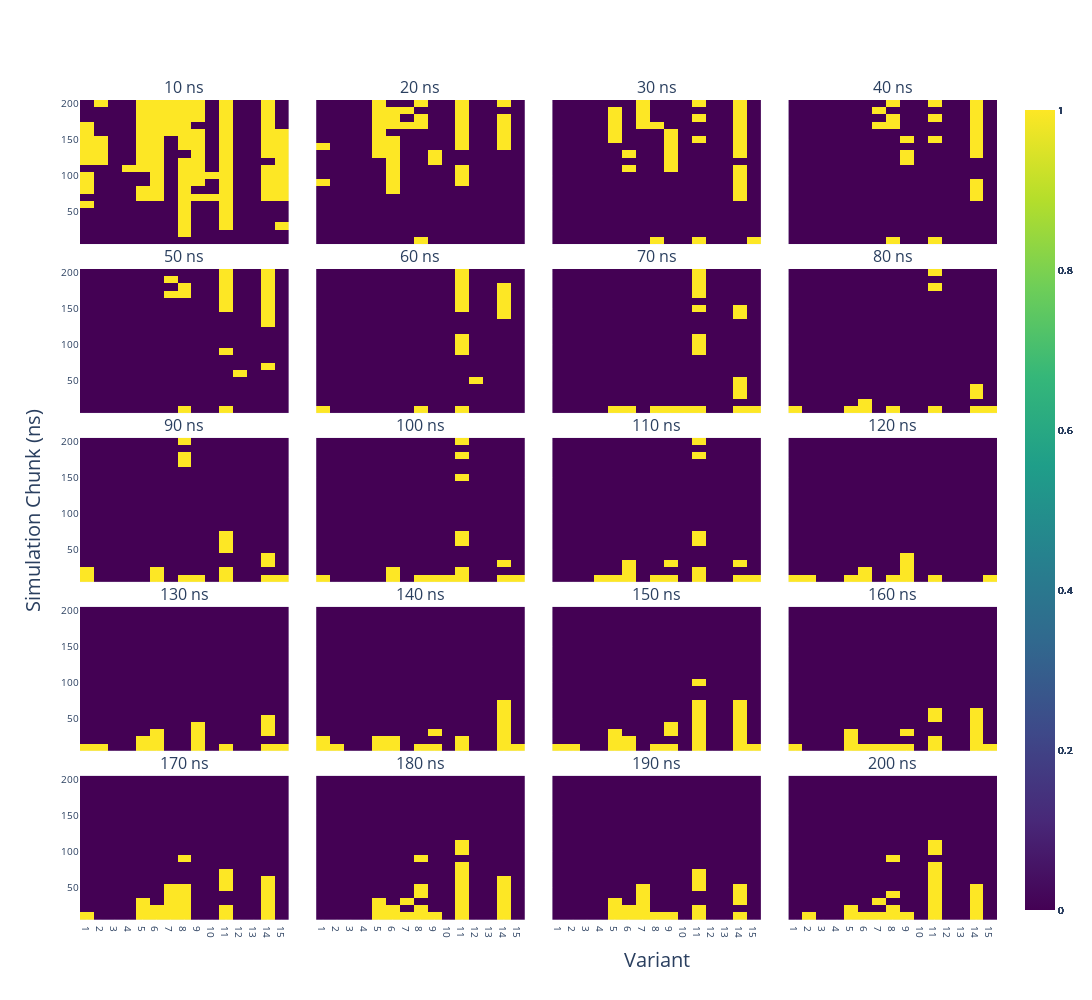

This figure's notebook cell:
### Code cell
import plotly.subplots as sp

fig = sp.make_subplots(rows=5, cols=4, subplot_titles=[f"{i*10} ns" for i in range(1,21)], 
                       shared_xaxes=True, shared_yaxes=True, vertical_spacing=0.03, horizontal_spacing=0.03, 
                       column_width=[0.8]*4, row_heights=[0.2, 0.2, 0.2, 0.2, 0.2], specs=[[{'type': 'heatmap'}]*4]*5, 
                       print_grid=False, )
fig.update_layout(height=1000, width=1200, font=dict(size=10))

for i in range(1, 21):
    results = []
    for j in range(1, 21):
        row = []
        for c in range(0, 15):
            f_value, p_value = stats.f_oneway(dfs[j-1].iloc[:, c], dfs[i-1].iloc[:, c])
            if p_value < 0.05:
                row.append(1)
            else:
                row.append(0)
        results.append(row)
    results = np.array(results)
    percentage = 100 * np.count_nonzero(results) / results.size
    print(f"Percentage of significant's over the total for {(i)*10}: {percentage:.2f}%")
    
    heatmap = go.Heatmap(z=results, x=[i for i in range(1,16)], y=[(j)*10 for j in range(1,21)], colorscale='Viridis')
    row = (i-1) // 4 + 1
    col = (i-1) % 4 + 1
    fig.add_trace(heatmap, row=row, col=col)
    
    # Update x-axis properties
    fig.update_xaxes(tickmode='array', tickvals=[i for i in range(1,16)], row=row, col=col)
    
fig.update_xaxes(title_text='Variant', row=5, col=3, title_font=dict(size=20), automargin=True)
fig.update_yaxes(title_text='Simulation Chunk (ns)', row=3, col=1, title_font=dict(size=20))

fig.show()

### Figure 1 — Plotly figure (JSON) as saved in the notebook; plotly's stock layout.template omitted (floating-point values rounded to 4 significant figures; data arrays with more than 128 entries replaced by an {"elided": "..."} marker saying what was removed)
{"data": [{"colorscale": [[0, "#440154"], [0.1111, "#482878"], [0.2222, "#3e4989"], [0.3333, "#31688e"], [0.4444, "#26828e"], [0.5556, "#1f9e89"], [0.6667, "#35b779"], [0.7778, "#6ece58"], [0.8889, "#b5de2b"], [1, "#fde725"]], "type": "heatmap", "x": [1, 2, 3, 4, 5, 6, 7, 8, 9, 10, 11, 12, 13, 14, 15], "xaxis": "x", "y": [10, 20, 30, 40, 50, 60, 70, 80, 90, 100, 110, 120, 130, 140, 150, 160, 170, 180, 190, 200], "yaxis": "y", "z": {"elided": "20x15 int values"}}, {"colorscale": [[0, "#440154"], [0.1111, "#482878"], [0.2222, "#3e4989"], [0.3333, "#31688e"], [0.4444, "#26828e"], [0.5556, "#1f9e89"], [0.6667, "#35b779"], [0.7778, "#6ece58"], [0.8889, "#b5de2b"], [1, "#fde725"]], "type": "heatmap", "x": [1, 2, 3, 4, 5, 6, 7, 8, 9, 10, 11, 12, 13, 14, 15], "xaxis": "x2", "y": [10, 20, 30, 40, 50, 60, 70, 80, 90, 100, 110, 120, 130, 140, 150, 160, 170, 180, 190, 200], "yaxis": "y2", "z": {"elided": "20x15 int values"}}, {"colorscale": [[0, "#440154"], [0.1111, "#482878"], [0.2222, "#3e4989"], [0.3333, "#31688e"], [0.4444, "#26828e"], [0.5556, "#1f9e89"], [0.6667, "#35b779"], [0.7778, "#6ece58"], [0.8889, "#b5de2b"], [1, "#fde725"]], "type": "heatmap", "x": [1, 2, 3, 4, 5, 6, 7, 8, 9, 10, 11, 12, 13, 14, 15], "xaxis": "x3", "y": [10, 20, 30, 40, 50, 60, 70, 80, 90, 100, 110, 120, 130, 140, 150, 160, 170, 180, 190, 200], "yaxis": "y3", "z": {"elided": "20x15 int values"}}, {"colorscale": [[0, "#440154"], [0.1111, "#482878"], [0.2222, "#3e4989"], [0.3333, "#31688e"], [0.4444, "#26828e"], [0.5556, "#1f9e89"], [0.6667, "#35b779"], [0.7778, "#6ece58"], [0.8889, "#b5de2b"], [1, "#fde725"]], "type": "heatmap", "x": [1, 2, 3, 4, 5, 6, 7, 8, 9, 10, 11, 12, 13, 14, 15], "xaxis": "x4", "y": [10, 20, 30, 40, 50, 60, 70, 80, 90, 100, 110, 120, 130, 140, 150, 160, 170, 180, 190, 200], "yaxis": "y4", "z": {"elided": "20x15 int values"}}, {"colorscale": [[0, "#440154"], [0.1111, "#482878"], [0.2222, "#3e4989"], [0.3333, "#31688e"], [0.4444, "#26828e"], [0.5556, "#1f9e89"], [0.6667, "#35b779"], [0.7778, "#6ece58"], [0.8889, "#b5de2b"], [1, "#fde725"]], "type": "heatmap", "x": [1, 2, 3, 4, 5, 6, 7, 8, 9, 10, 11, 12, 13, 14, 15], "xaxis": "x5", "y": [10, 20, 30, 40, 50, 60, 70, 80, 90, 100, 110, 120, 130, 140, 150, 160, 170, 180, 190, 200], "yaxis": "y5", "z": {"elided": "20x15 int values"}}, {"colorscale": [[0, "#440154"], [0.1111, "#482878"], [0.2222, "#3e4989"], [0.3333, "#31688e"], [0.4444, "#26828e"], [0.5556, "#1f9e89"], [0.6667, "#35b779"], [0.7778, "#6ece58"], [0.8889, "#b5de2b"], [1, "#fde725"]], "type": "heatmap", "x": [1, 2, 3, 4, 5, 6, 7, 8, 9, 10, 11, 12, 13, 14, 15], "xaxis": "x6", "y": [10, 20, 30, 40, 50, 60, 70, 80, 90, 100, 110, 120, 130, 140, 150, 160, 170, 180, 190, 200], "yaxis": "y6", "z": {"elided": "20x15 int values"}}, {"colorscale": [[0, "#440154"], [0.1111, "#482878"], [0.2222, "#3e4989"], [0.3333, "#31688e"], [0.4444, "#26828e"], [0.5556, "#1f9e89"], [0.6667, "#35b779"], [0.7778, "#6ece58"], [0.8889, "#b5de2b"], [1, "#fde725"]], "type": "heatmap", "x": [1, 2, 3, 4, 5, 6, 7, 8, 9, 10, 11, 12, 13, 14, 15], "xaxis": "x7", "y": [10, 20, 30, 40, 50, 60, 70, 80, 90, 100, 110, 120, 130, 140, 150, 160, 170, 180, 190, 200], "yaxis": "y7", "z": {"elided": "20x15 int values"}}, {"colorscale": [[0, "#440154"], [0.1111, "#482878"], [0.2222, "#3e4989"], [0.3333, "#31688e"], [0.4444, "#26828e"], [0.5556, "#1f9e89"], [0.6667, "#35b779"], [0.7778, "#6ece58"], [0.8889, "#b5de2b"], [1, "#fde725"]], "type": "heatmap", "x": [1, 2, 3, 4, 5, 6, 7, 8, 9, 10, 11, 12, 13, 14, 15], "xaxis": "x8", "y": [10, 20, 30, 40, 50, 60, 70, 80, 90, 100, 110, 120, 130, 140, 150, 160, 170, 180, 190, 200], "yaxis": "y8", "z": {"elided": "20x15 int values"}}, {"colorscale": [[0, "#440154"], [0.1111, "#482878"], [0.2222, "#3e4989"], [0.3333, "#31688e"], [0.4444, "#26828e"], [0.5556, "#1f9e89"], [0.6667, "#35b779"], [0.7778, "#6ece58"], [0.8889, "#b5de2b"], [1, "#fde725"]], "type": "heatmap", "x": [1, 2, 3, 4, 5, 6, 7, 8, 9, 10, 11, 12, 13, 14, 15], "xaxis": "x9", "y": [10, 20, 30, 40, 50, 60, 70, 80, 90, 100, 110, 120, 130, 140, 150, 160, 170, 180, 190, 200], "yaxis": "y9", "z": {"elided": "20x15 int values"}}, {"colorscale": [[0, "#440154"], [0.1111, "#482878"], [0.2222, "#3e4989"], [0.3333, "#31688e"], [0.4444, "#26828e"], [0.5556, "#1f9e89"], [0.6667, "#35b779"], [0.7778, "#6ece58"], [0.8889, "#b5de2b"], [1, "#fde725"]], "type": "heatmap", "x": [1, 2, 3, 4, 5, 6, 7, 8, 9, 10, 11, 12, 13, 14, 15], "xaxis": "x10", "y": [10, 20, 30, 40, 50, 60, 70, 80, 90, 100, 110, 120, 130, 140, 150, 160, 170, 180, 190, 200], "yaxis": "y10", "z": {"elided": "20x15 int values"}}, {"colorscale": [[0, "#440154"], [0.1111, "#482878"], [0.2222, "#3e4989"], [0.3333, "#31688e"], [0.4444, "#26828e"], [0.5556, "#1f9e89"], [0.6667, "#35b779"], [0.7778, "#6ece58"], [0.8889, "#b5de2b"], [1, "#fde725"]], "type": "heatmap", "x": [1, 2, 3, 4, 5, 6, 7, 8, 9, 10, 11, 12, 13, 14, 15], "xaxis": "x11", "y": [10, 20, 30, 40, 50, 60, 70, 80, 90, 100, 110, 120, 130, 140, 150, 160, 170, 180, 190, 200], "yaxis": "y11", "z": {"elided": "20x15 int values"}}, {"colorscale": [[0, "#440154"], [0.1111, "#482878"], [0.2222, "#3e4989"], [0.3333, "#31688e"], [0.4444, "#26828e"], [0.5556, "#1f9e89"], [0.6667, "#35b779"], [0.7778, "#6ece58"], [0.8889, "#b5de2b"], [1, "#fde725"]], "type": "heatmap", "x": [1, 2, 3, 4, 5, 6, 7, 8, 9, 10, 11, 12, 13, 14, 15], "xaxis": "x12", "y": [10, 20, 30, 40, 50, 60, 70, 80, 90, 100, 110, 120, 130, 140, 150, 160, 170, 180, 190, 200], "yaxis": "y12", "z": {"elided": "20x15 int values"}}, {"colorscale": [[0, "#440154"], [0.1111, "#482878"], [0.2222, "#3e4989"], [0.3333, "#31688e"], [0.4444, "#26828e"], [0.5556, "#1f9e89"], [0.6667, "#35b779"], [0.7778, "#6ece58"], [0.8889, "#b5de2b"], [1, "#fde725"]], "type": "heatmap", "x": [1, 2, 3, 4, 5, 6, 7, 8, 9, 10, 11, 12, 13, 14, 15], "xaxis": "x13", "y": [10, 20, 30, 40, 50, 60, 70, 80, 90, 100, 110, 120, 130, 140, 150, 160, 170, 180, 190, 200], "yaxis": "y13", "z": {"elided": "20x15 int values"}}, {"colorscale": [[0, "#440154"], [0.1111, "#482878"], [0.2222, "#3e4989"], [0.3333, "#31688e"], [0.4444, "#26828e"], [0.5556, "#1f9e89"], [0.6667, "#35b779"], [0.7778, "#6ece58"], [0.8889, "#b5de2b"], [1, "#fde725"]], "type": "heatmap", "x": [1, 2, 3, 4, 5, 6, 7, 8, 9, 10, 11, 12, 13, 14, 15], "xaxis": "x14", "y": [10, 20, 30, 40, 50, 60, 70, 80, 90, 100, 110, 120, 130, 140, 150, 160, 170, 180, 190, 200], "yaxis": "y14", "z": {"elided": "20x15 int values"}}, {"colorscale": [[0, "#440154"], [0.1111, "#482878"], [0.2222, "#3e4989"], [0.3333, "#31688e"], [0.4444, "#26828e"], [0.5556, "#1f9e89"], [0.6667, "#35b779"], [0.7778, "#6ece58"], [0.8889, "#b5de2b"], [1, "#fde725"]], "type": "heatmap", "x": [1, 2, 3, 4, 5, 6, 7, 8, 9, 10, 11, 12, 13, 14, 15], "xaxis": "x15", "y": [10, 20, 30, 40, 50, 60, 70, 80, 90, 100, 110, 120, 130, 140, 150, 160, 170, 180, 190, 200], "yaxis": "y15", "z": {"elided": "20x15 int values"}}, {"colorscale": [[0, "#440154"], [0.1111, "#482878"], [0.2222, "#3e4989"], [0.3333, "#31688e"], [0.4444, "#26828e"], [0.5556, "#1f9e89"], [0.6667, "#35b779"], [0.7778, "#6ece58"], [0.8889, "#b5de2b"], [1, "#fde725"]], "type": "heatmap", "x": [1, 2, 3, 4, 5, 6, 7, 8, 9, 10, 11, 12, 13, 14, 15], "xaxis": "x16", "y": [10, 20, 30, 40, 50, 60, 70, 80, 90, 100, 110, 120, 130, 140, 150, 160, 170, 180, 190, 200], "yaxis": "y16", "z": {"elided": "20x15 int values"}}, {"colorscale": [[0, "#440154"], [0.1111, "#482878"], [0.2222, "#3e4989"], [0.3333, "#31688e"], [0.4444, "#26828e"], [0.5556, "#1f9e89"], [0.6667, "#35b779"], [0.7778, "#6ece58"], [0.8889, "#b5de2b"], [1, "#fde725"]], "type": "heatmap", "x": [1, 2, 3, 4, 5, 6, 7, 8, 9, 10, 11, 12, 13, 14, 15], "xaxis": "x17", "y": [10, 20, 30, 40, 50, 60, 70, 80, 90, 100, 110, 120, 130, 140, 150, 160, 170, 180, 190, 200], "yaxis": "y17", "z": {"elided": "20x15 int values"}}, {"colorscale": [[0, "#440154"], [0.1111, "#482878"], [0.2222, "#3e4989"], [0.3333, "#31688e"], [0.4444, "#26828e"], [0.5556, "#1f9e89"], [0.6667, "#35b779"], [0.7778, "#6ece58"], [0.8889, "#b5de2b"], [1, "#fde725"]], "type": "heatmap", "x": [1, 2, 3, 4, 5, 6, 7, 8, 9, 10, 11, 12, 13, 14, 15], "xaxis": "x18", "y": [10, 20, 30, 40, 50, 60, 70, 80, 90, 100, 110, 120, 130, 140, 150, 160, 170, 180, 190, 200], "yaxis": "y18", "z": {"elided": "20x15 int values"}}, {"colorscale": [[0, "#440154"], [0.1111, "#482878"], [0.2222, "#3e4989"], [0.3333, "#31688e"], [0.4444, "#26828e"], [0.5556, "#1f9e89"], [0.6667, "#35b779"], [0.7778, "#6ece58"], [0.8889, "#b5de2b"], [1, "#fde725"]], "type": "heatmap", "x": [1, 2, 3, 4, 5, 6, 7, 8, 9, 10, 11, 12, 13, 14, 15], "xaxis": "x19", "y": [10, 20, 30, 40, 50, 60, 70, 80, 90, 100, 110, 120, 130, 140, 150, 160, 170, 180, 190, 200], "yaxis": "y19", "z": {"elided": "20x15 int values"}}, {"colorscale": [[0, "#440154"], [0.1111, "#482878"], [0.2222, "#3e4989"], [0.3333, "#31688e"], [0.4444, "#26828e"], [0.5556, "#1f9e89"], [0.6667, "#35b779"], [0.7778, "#6ece58"], [0.8889, "#b5de2b"], [1, "#fde725"]], "type": "heatmap", "x": [1, 2, 3, 4, 5, 6, 7, 8, 9, 10, 11, 12, 13, 14, 15], "xaxis": "x20", "y": [10, 20, 30, 40, 50, 60, 70, 80, 90, 100, 110, 120, 130, 140, 150, 160, 170, 180, 190, 200], "yaxis": "y20", "z": {"elided": "20x15 int values"}}], "layout": {"annotations": [{"font": {"size": 16}, "showarrow": false, "text": "10 ns", "x": 0.1138, "xanchor": "center", "xref": "paper", "y": 1, "yanchor": "bottom", "yref": "paper"}, {"font": {"size": 16}, "showarrow": false, "text": "20 ns", "x": 0.3712, "xanchor": "center", "xref": "paper", "y": 1, "yanchor": "bottom", "yref": "paper"}, {"font": {"size": 16}, "showarrow": false, "text": "30 ns", "x": 0.6288, "xanchor": "center", "xref": "paper", "y": 1, "yanchor": "bottom", "yref": "paper"}, {"font": {"size": 16}, "showarrow": false, "text": "40 ns", "x": 0.8862, "xanchor": "center", "xref": "paper", "y": 1, "yanchor": "bottom", "yref": "paper"}, {"font": {"size": 16}, "showarrow": false, "text": "50 ns", "x": 0.1138, "xanchor": "center", "xref": "paper", "y": 0.794, "yanchor": "bottom", "yref": "paper"}, {"font": {"size": 16}, "showarrow": false, "text": "60 ns", "x": 0.3712, "xanchor": "center", "xref": "paper", "y": 0.794, "yanchor": "bottom", "yref": "paper"}, {"font": {"size": 16}, "showarrow": false, "text": "70 ns", "x": 0.6288, "xanchor": "center", "xref": "paper", "y": 0.794, "yanchor": "bottom", "yref": "paper"}, {"font": {"size": 16}, "showarrow": false, "text": "80 ns", "x": 0.8862, "xanchor": "center", "xref": "paper", "y": 0.794, "yanchor": "bottom", "yref": "paper"}, {"font": {"size": 16}, "showarrow": false, "text": "90 ns", "x": 0.1138, "xanchor": "center", "xref": "paper", "y": 0.588, "yanchor": "bottom", "yref": "paper"}, {"font": {"size": 16}, "showarrow": false, "text": "100 ns", "x": 0.3712, "xanchor": "center", "xref": "paper", "y": 0.588, "yanchor": "bottom", "yref": "paper"}, {"font": {"size": 16}, "showarrow": false, "text": "110 ns", "x": 0.6288, "xanchor": "center", "xref": "paper", "y": 0.588, "yanchor": "bottom", "yref": "paper"}, {"font": {"size": 16}, "showarrow": false, "text": "120 ns", "x": 0.8862, "xanchor": "center", "xref": "paper", "y": 0.588, "yanchor": "bottom", "yref": "paper"}, {"font": {"size": 16}, "showarrow": false, "text": "130 ns", "x": 0.1138, "xanchor": "center", "xref": "paper", "y": 0.382, "yanchor": "bottom", "yref": "paper"}, {"font": {"size": 16}, "showarrow": false, "text": "140 ns", "x": 0.3712, "xanchor": "center", "xref": "paper", "y": 0.382, "yanchor": "bottom", "yref": "paper"}, {"font": {"size": 16}, "showarrow": false, "text": "150 ns", "x": 0.6288, "xanchor": "center", "xref": "paper", "y": 0.382, "yanchor": "bottom", "yref": "paper"}, {"font": {"size": 16}, "showarrow": false, "text": "160 ns", "x": 0.8862, "xanchor": "center", "xref": "paper", "y": 0.382, "yanchor": "bottom", "yref": "paper"}, {"font": {"size": 16}, "showarrow": false, "text": "170 ns", "x": 0.1138, "xanchor": "center", "xref": "paper", "y": 0.176, "yanchor": "bottom", "yref": "paper"}, {"font": {"size": 16}, "showarrow": false, "text": "180 ns", "x": 0.3712, "xanchor": "center", "xref": "paper", "y": 0.176, "yanchor": "bottom", "yref": "paper"}, {"font": {"size": 16}, "showarrow": false, "text": "190 ns", "x": 0.6288, "xanchor": "center", "xref": "paper", "y": 0.176, "yanchor": "bottom", "yref": "paper"}, {"font": {"size": 16}, "showarrow": false, "text": "200 ns", "x": 0.8862, "xanchor": "center", "xref": "paper", "y": 0.176, "yanchor": "bottom", "yref": "paper"}], "font": {"size": 10}, "height": 1000, "width": 1200, "xaxis": {"anchor": "y", "domain": [0, 0.2275], "matches": "x17", "showticklabels": false, "tickmode": "array", "tickvals": [1, 2, 3, 4, 5, 6, 7, 8, 9, 10, 11, 12, 13, 14, 15]}, "xaxis10": {"anchor": "y10", "domain": [0.2575, 0.485], "matches": "x18", "showticklabels": false, "tickmode": "array", "tickvals": [1, 2, 3, 4, 5, 6, 7, 8, 9, 10, 11, 12, 13, 14, 15]}, "xaxis11": {"anchor": "y11", "domain": [0.515, 0.7425], "matches": "x19", "showticklabels": false, "tickmode": "array", "tickvals": [1, 2, 3, 4, 5, 6, 7, 8, 9, 10, 11, 12, 13, 14, 15]}, "xaxis12": {"anchor": "y12", "domain": [0.7725, 1], "matches": "x20", "showticklabels": false, "tickmode": "array", "tickvals": [1, 2, 3, 4, 5, 6, 7, 8, 9, 10, 11, 12, 13, 14, 15]}, "xaxis13": {"anchor": "y13", "domain": [0, 0.2275], "matches": "x17", "showticklabels": false, "tickmode": "array", "tickvals": [1, 2, 3, 4, 5, 6, 7, 8, 9, 10, 11, 12, 13, 14, 15]}, "xaxis14": {"anchor": "y14", "domain": [0.2575, 0.485], "matches": "x18", "showticklabels": false, "tickmode": "array", "tickvals": [1, 2, 3, 4, 5, 6, 7, 8, 9, 10, 11, 12, 13, 14, 15]}, "xaxis15": {"anchor": "y15", "domain": [0.515, 0.7425], "matches": "x19", "showticklabels": false, "tickmode": "array", "tickvals": [1, 2, 3, 4, 5, 6, 7, 8, 9, 10, 11, 12, 13, 14, 15]}, "xaxis16": {"anchor": "y16", "domain": [0.7725, 1], "matches": "x20", "showticklabels": false, "tickmode": "array", "tickvals": [1, 2, 3, 4, 5, 6, 7, 8, 9, 10, 11, 12, 13, 14, 15]}, "xaxis17": {"anchor": "y17", "domain": [0, 0.2275], "tickmode": "array", "tickvals": [1, 2, 3, 4, 5, 6, 7, 8, 9, 10, 11, 12, 13, 14, 15]}, "xaxis18": {"anchor": "y18", "domain": [0.2575, 0.485], "tickmode": "array", "tickvals": [1, 2, 3, 4, 5, 6, 7, 8, 9, 10, 11, 12, 13, 14, 15]}, "xaxis19": {"anchor": "y19", "automargin": true, "domain": [0.515, 0.7425], "tickmode": "array", "tickvals": [1, 2, 3, 4, 5, 6, 7, 8, 9, 10, 11, 12, 13, 14, 15], "title": {"font": {"size": 20}, "text": "Variant"}}, "xaxis2": {"anchor": "y2", "domain": [0.2575, 0.485], "matches": "x18", "showticklabels": false, "tickmode": "array", "tickvals": [1, 2, 3, 4, 5, 6, 7, 8, 9, 10, 11, 12, 13, 14, 15]}, "xaxis20": {"anchor": "y20", "domain": [0.7725, 1], "tickmode": "array", "tickvals": [1, 2, 3, 4, 5, 6, 7, 8, 9, 10, 11, 12, 13, 14, 15]}, "xaxis3": {"anchor": "y3", "domain": [0.515, 0.7425], "matches": "x19", "showticklabels": false, "tickmode": "array", "tickvals": [1, 2, 3, 4, 5, 6, 7, 8, 9, 10, 11, 12, 13, 14, 15]}, "xaxis4": {"anchor": "y4", "domain": [0.7725, 1], "matches": "x20", "showticklabels": false, "tickmode": "array", "tickvals": [1, 2, 3, 4, 5, 6, 7, 8, 9, 10, 11, 12, 13, 14, 15]}, "xaxis5": {"anchor": "y5", "domain": [0, 0.2275], "matches": "x17", "showticklabels": false, "tickmode": "array", "tickvals": [1, 2, 3, 4, 5, 6, 7, 8, 9, 10, 11, 12, 13, 14, 15]}, "xaxis6": {"anchor": "y6", "domain": [0.2575, 0.485], "matches": "x18", "showticklabels": false, "tickmode": "array", "tickvals": [1, 2, 3, 4, 5, 6, 7, 8, 9, 10, 11, 12, 13, 14, 15]}, "xaxis7": {"anchor": "y7", "domain": [0.515, 0.7425], "matches": "x19", "showticklabels": false, "tickmode": "array", "tickvals": [1, 2, 3, 4, 5, 6, 7, 8, 9, 10, 11, 12, 13, 14, 15]}, "xaxis8": {"anchor": "y8", "domain": [0.7725, 1], "matches": "x20", "showticklabels": false, "tickmode": "array", "tickvals": [1, 2, 3, 4, 5, 6, 7, 8, 9, 10, 11, 12, 13, 14, 15]}, "xaxis9": {"anchor": "y9", "domain": [0, 0.2275], "matches": "x17", "showticklabels": false, "tickmode": "array", "tickvals": [1, 2, 3, 4, 5, 6, 7, 8, 9, 10, 11, 12, 13, 14, 15]}, "yaxis": {"anchor": "x", "domain": [0.824, 1]}, "yaxis10": {"anchor": "x10", "domain": [0.412, 0.588], "matches": "y9", "showticklabels": false}, "yaxis11": {"anchor": "x11", "domain": [0.412, 0.588], "matches": "y9", "showticklabels": false}, "yaxis12": {"anchor": "x12", "domain": [0.412, 0.588], "matches": "y9", "showticklabels": false}, "yaxis13": {"anchor": "x13", "domain": [0.206, 0.382]}, "yaxis14": {"anchor": "x14", "domain": [0.206, 0.382], "matches": "y13", "showticklabels": false}, "yaxis15": {"anchor": "x15", "domain": [0.206, 0.382], "matches": "y13", "showticklabels": false}, "yaxis16": {"anchor": "x16", "domain": [0.206, 0.382], "matches": "y13", "showticklabels": false}, "yaxis17": {"anchor": "x17", "domain": [0, 0.176]}, "yaxis18": {"anchor": "x18", "domain": [0, 0.176], "matches": "y17", "showticklabels": false}, "yaxis19": {"anchor": "x19", "domain": [0, 0.176], "matches": "y17", "showticklabels": false}, "yaxis2": {"anchor": "x2", "domain": [0.824, 1], "matches": "y", "showticklabels": false}, "yaxis20": {"anchor": "x20", "domain": [0, 0.176], "matches": "y17", "showticklabels": false}, "yaxis3": {"anchor": "x3", "domain": [0.824, 1], "matches": "y", "showticklabels": false}, "yaxis4": {"anchor": "x4", "domain": [0.824, 1], "matches": "y", "showticklabels": false}, "yaxis5": {"anchor": "x5", "domain": [0.618, 0.794]}, "yaxis6": {"anchor": "x6", "domain": [0.618, 0.794], "matches": "y5", "showticklabels": false}, "yaxis7": {"anchor": "x7", "domain": [0.618, 0.794], "matches": "y5", "showticklabels": false}, "yaxis8": {"anchor": "x8", "domain": [0.618, 0.794], "matches": "y5", "showticklabels": false}, "yaxis9": {"anchor": "x9", "domain": [0.412, 0.588], "title": {"font": {"size": 20}, "text": "Simulation Chunk (ns)"}}}}
